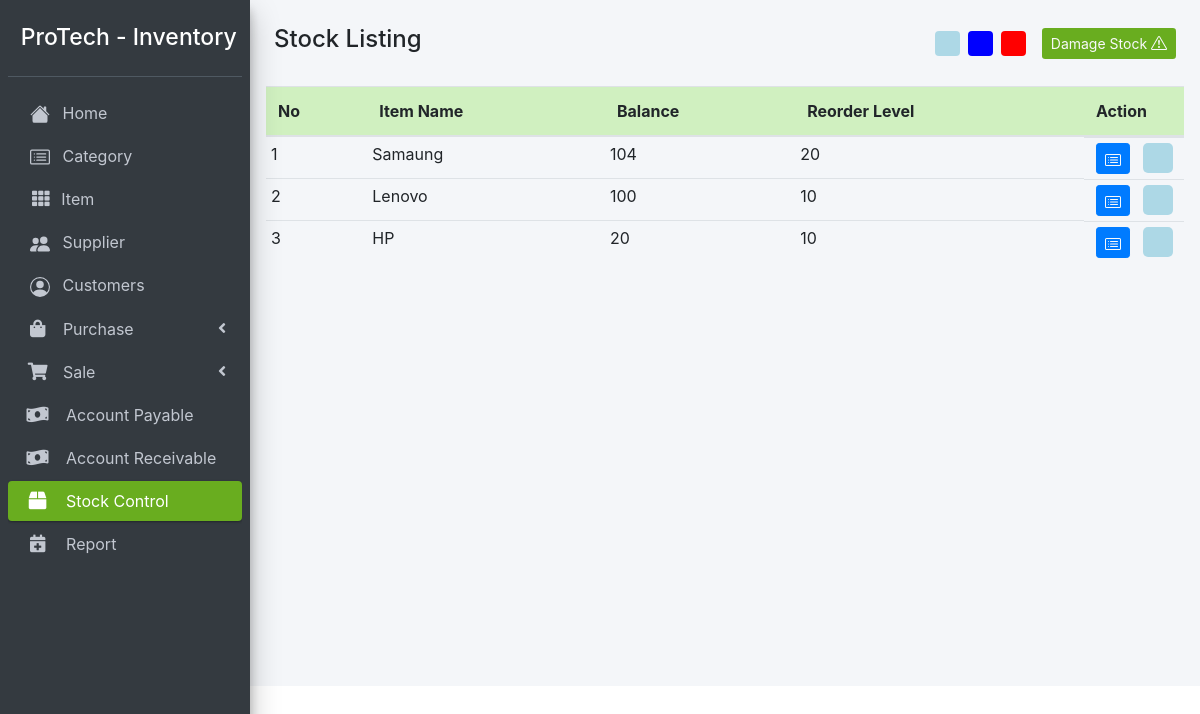
The app's page /stock_control.php with its own data.
### tables this page shows
CREATE TABLE `item` (
  `id` int(11) NOT NULL,
  `item_id` varchar(255) NOT NULL,
  `item_name` varchar(255) NOT NULL,
  `categories_id` varchar(255) NOT NULL,
  `original_price` int(11) NOT NULL,
  `selling_price` int(11) NOT NULL,
  `reorder_level` int(11) NOT NULL
);

### stock_control.php (the view, shortened to what this page needs)
<?php
require '../Config/config.php';
  ?>
  <?php include 'header.php'; ?>
<?php
    $stockstmt = $pdo->prepare("SELECT DISTINCT item_id FROM stock");
    $stockstmt->execute();
    $stockdata = $stockstmt->fetchAll();
 ?>
<div class="col-md-12 px-3 mt-4">
  <div class="d-flex justify-content-between px-2">
  <div>
    <h4>Stock Listing</h4>
  </div>
  <div class="d-flex align-items-center">
      <div class="d-flex align-items-center ms-2 mr-3">
        <div class="tooltip-square mr-2" style="background-color:lightblue;">
        </div>
        <div class="tooltip-square mr-2" style="background-color:blue;">
        </div>
        <div class="tooltip-square ms-2" style="background-color:red;">
        </div>
      </div>
      <button data-bs-toggle="modal" data-bs-target="#myModal" class="btn btn-purple text-light btn-sm me-3">
        Damage Stock
      </button>
    </div>
  </div>
  <div class="outer">
    <table class="table mt-4 table-hover">
      <thead class="custom-thead">
        <tr>
          <th>No</th>
          <th>Item Name</th>
          <th>Balance</th>
          <th>Reorder Level</th>
          <th style="width: 100px;">Action</th>
        </tr>
      </thead>
      <tbody>
        <?php
          if ($stockdata) {
            $id = 1;
            foreach ($stockdata as $value) {
              $item_id = $value['item_id'];
              $itemstmt = $pdo->prepare("SELECT * FROM item WHERE item_id='$item_id'");
              $itemstmt->execute();
              $item = $itemstmt->fetch(PDO::FETCH_ASSOC);
              $reorder_level = $item['reorder_level'];
              $total_instmt = $pdo->prepare("SELECT SUM(in_qty) AS total_in FROM stock WHERE item_id='$item_id'");
              $total_instmt->execute();
              $total_indata = $total_instmt->fetch(PDO::FETCH_ASSOC);
              $total_outstmt = $pdo->prepare("SELECT SUM(out_qty) AS total_out FROM stock WHERE item_id='$item_id'");
              $total_outstmt->execute();
              $total_outdata = $total_outstmt->fetch(PDO::FETCH_ASSOC);
              $balance = $total_indata['total_in'] - $total_outdata['total_out'];
         ?>
        <tr>
          <td><?php echo $id; ?></td>
          <td><?php echo $item['item_name'];?></td>
          <td><?php echo $balance;?></td>
          <td><?php echo $reorder_level;?></td>
          <td class="d-flex justify-content-around">
              <a href="stock_detail.php?item_id=<?php echo $item_id; ?>"
              class="btn btn-sm btn-primary text-light"
              data-bs-toggle="tooltip" data-bs-placement="top" title="View Stock Details">
            </a>
            <div style="width:30px; height: 30px; border-radius: 5px; <?php if($balance < $reorder_level){ echo "background-color: red !important;"; }elseif($balance == $reorder_level){ echo "background-color: blue !important;"; }else{ echo "background-color: lightblue !important;"; } ?>"></div>
          </td>
        </tr>
        <?php
          $id++;
            }
          }
         ?>
      </tbody>
    </table>
  </div>
</div>

### header.php (style rules this page uses)
.btn-purple { background-color: rgba(105,173,31,1) !important; }
.outer { overflow-y: auto; height: 500px; }
.outer { width: 100%; -layout: fixed; }
.outer th { text-align: left; top: 0; position: sticky; background-color: white; }
.table thead.custom-thead th { background-color: #d0f0c0; }
.table td, .table tr { padding: 5px; }
.tooltip-square { width: 25px; height: 25px; border-radius: 4px; position: relative; cursor: pointer; }

### records on screen
item: item_name "Samaung", reorder_level "20"
item: item_name "Lenovo", reorder_level "10"
item: item_name "HP", reorder_level "10"

### other values on screen
$balance "104"
$balance "100"
$balance "20"
